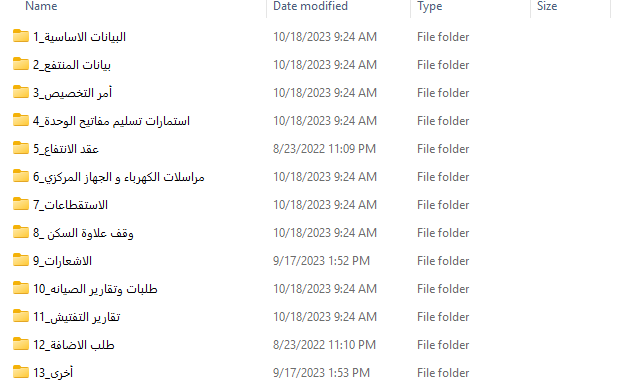
#> input picture file naming.png, 644 x 387 px
$ python -i image_processing.py   (imports and definitions only)
#> lines starting #> are read from the running program, lines starting #| are printed output that depends on the picture; after the words box and inside, x2 and y2 are one past the last pixel; in counts of white or black regions, pixels touching at a corner belong together
import shutil
"""
Image processing utilities for PDF document analysis.

This module provides functions for extracting pages from PDF documents, cleaning
them up (deskewing, illumination normalization, and diacritic boosting), and
saving them as high-quality images ready for OCR or classification.
"""
import os
import json
import logging
import fitz  # PyMuPDF
import cv2
import numpy as np

logger = logging.getLogger(f"file_organizer.{__name__}")

# [21 lines left out: function adjust_levels, not called in this run]

def auto_deskew(image: np.ndarray) -> np.ndarray:
    """
    Automatically detect and correct text skew in a grayscale image.

    Args:
        image: The input grayscale image as a NumPy array.

    Returns:
        The deskewed image, or the original image if no skew was detected
        or the skew angle was negligible.
    """
    thresh = cv2.bitwise_not(image)
    _, thresh = cv2.threshold(thresh, 0, 255, cv2.THRESH_BINARY | cv2.THRESH_OTSU)

    coords = np.column_stack(np.where(thresh > 0))
    if len(coords) == 0:
        return image

    angle = cv2.minAreaRect(coords)[-1]

    if angle < -45:
        angle = -(90 + angle)
    else:
        angle = -angle

    if abs(angle) < 0.5:
        return image

    (h, w) = image.shape[:2]
    center = (w // 2, h // 2)
    M = cv2.getRotationMatrix2D(center, angle, 1.0)
    rotated = cv2.warpAffine(image, M, (w, h), flags=cv2.INTER_CUBIC, borderMode=cv2.BORDER_REPLICATE)
    return rotated

# [171 lines left out: functions extract_and_clean_page, process_pdf, not called in this run]

>>> import cv2
>>> picture = cv2.imread('../../file naming.png', cv2.IMREAD_GRAYSCALE)
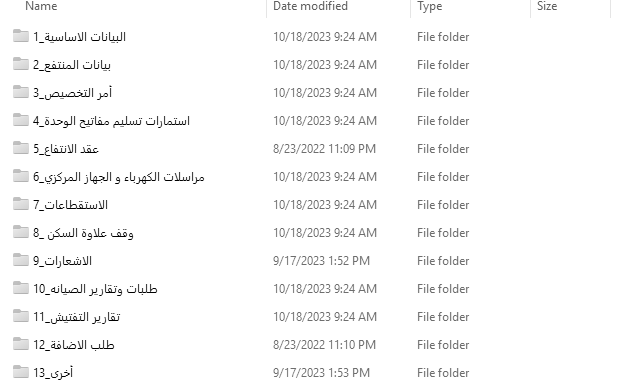
#> picture: shape (387, 644); min 0, max 255, mean 249
>>> result = auto_deskew(picture)
#> in auto_deskew, `thresh = cv2.bitwise_not(image)`:
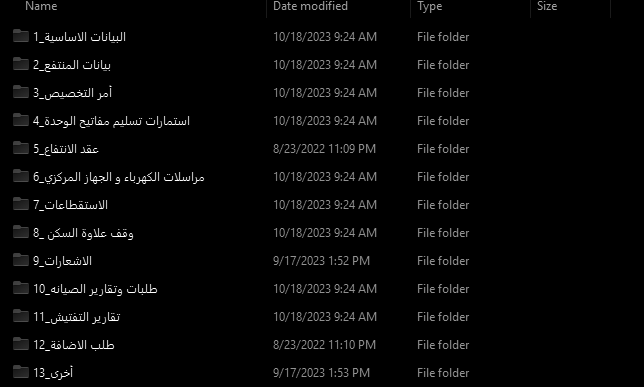
#> thresh: shape (387, 644); min 0, max 255, mean 6
#> in auto_deskew, `_, thresh = cv2.threshold(thresh, 0, 255, cv2.THRESH_BINARY | cv2.THRE..`:
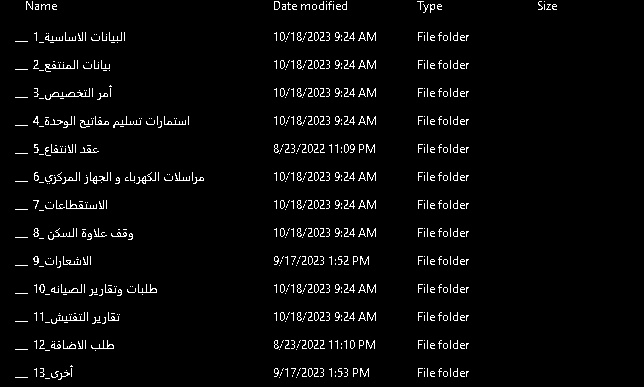
#> thresh: shape (387, 644); 3.4% white in thin lines or dots, all inside (x1, y1, x2, y2) = (15, 1, 557, 380)
#> in auto_deskew, `coords = np.column_stack(np.where(thresh > 0))`: coords = 8530 pairs, first value 1 to 379, second value 15 to 556
#> in auto_deskew, `angle = cv2.minAreaRect(coords)[-1]`: angle = -90
#> in auto_deskew, `angle = -(90 + angle)`: angle = 0
